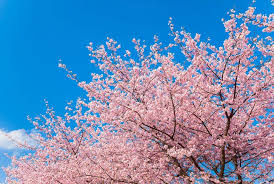
#> input picture lab2/images.jpg, 274 x 184 px
$ python untitled3.py
#> lines starting #> are read from the running program, lines starting #| are printed output that depends on the picture
# -*- coding: utf-8 -*-
"""Untitled3.ipynb

Automatically generated by Colab.

Original file is located at
    https://colab.research.google.com/drive/1CY-E6JWSohnuH0TOc2I972RSCTBktVmW
"""

import numpy as np
import matplotlib.pyplot as plt
from PIL import Image  # Import the PIL library

def load_image_into_numpy_array(image_path):
    """Loads an image from a path and returns it as a NumPy array."""
#> called with image_path = 'images.jpg'
    try:
        img = Image.open(image_path)  #Open the image using PIL
#> img is the input picture: PIL image 274x184 RGB; mean R, G, B 110.6, 141.5, 182.7
        return np.array(img)  # Convert the image to a NumPy array
    except FileNotFoundError:
        print(f"Error: Image file '{image_path}' not found.")
        return None
    except Exception as e:
        print(f"Error loading image: {e}")
        return None

# Replace 'your_image.jpg' with the actual path to your image
image_path = 'images.jpg'
img_array = load_image_into_numpy_array(image_path)

if img_array is None:
    print("Exiting due to image loading error.")
else:
    print(f"Image shape: {img_array.shape}")
#| Image shape: (184, 274, 3)
# Display the original image
plt.imshow(img_array)
plt.title('Original Image')
plt.axis('off')  # Hide axis ticks and labels
plt.show()
# Rotate the image by 90 degrees
rotated_img = np.rot90(img_array)
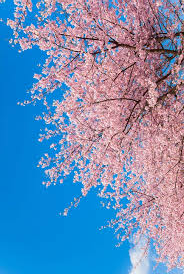
#> rotated_img: shape (274, 184, 3); mean R, G, B 110.6, 141.5, 182.7

# Flip the image horizontally
flipped_img = np.fliplr(img_array)
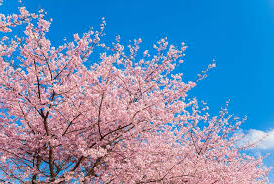
#> flipped_img: shape (184, 274, 3); mean R, G, B 110.6, 141.5, 182.7

# Display the rotated image
plt.imshow(rotated_img)
plt.title('Rotated Image (90 degrees)')
plt.axis('off')
plt.show()

# Display the flipped image
plt.imshow(flipped_img)
plt.title('Flipped Image (Horizontally)')
plt.axis('off')
plt.show()
# Apply grayscale conversion
def convert_to_grayscale(img_array):
    """Converts a NumPy image array to grayscale."""
    # Grayscale conversion formula: Y = 0.299*R + 0.587*G + 0.114*B
    return np.dot(img_array[..., :3], [0.299, 0.587, 0.114])
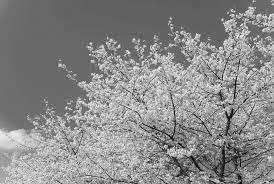
#> returned value: shape (184, 274) float64; min 2.89, max 254, mean 137

gray_img = convert_to_grayscale(img_array)

# Display the grayscale image
plt.imshow(gray_img, cmap='gray')  # Use cmap='gray' for grayscale images
plt.title('Grayscale Image')
plt.axis('off')
plt.show()
